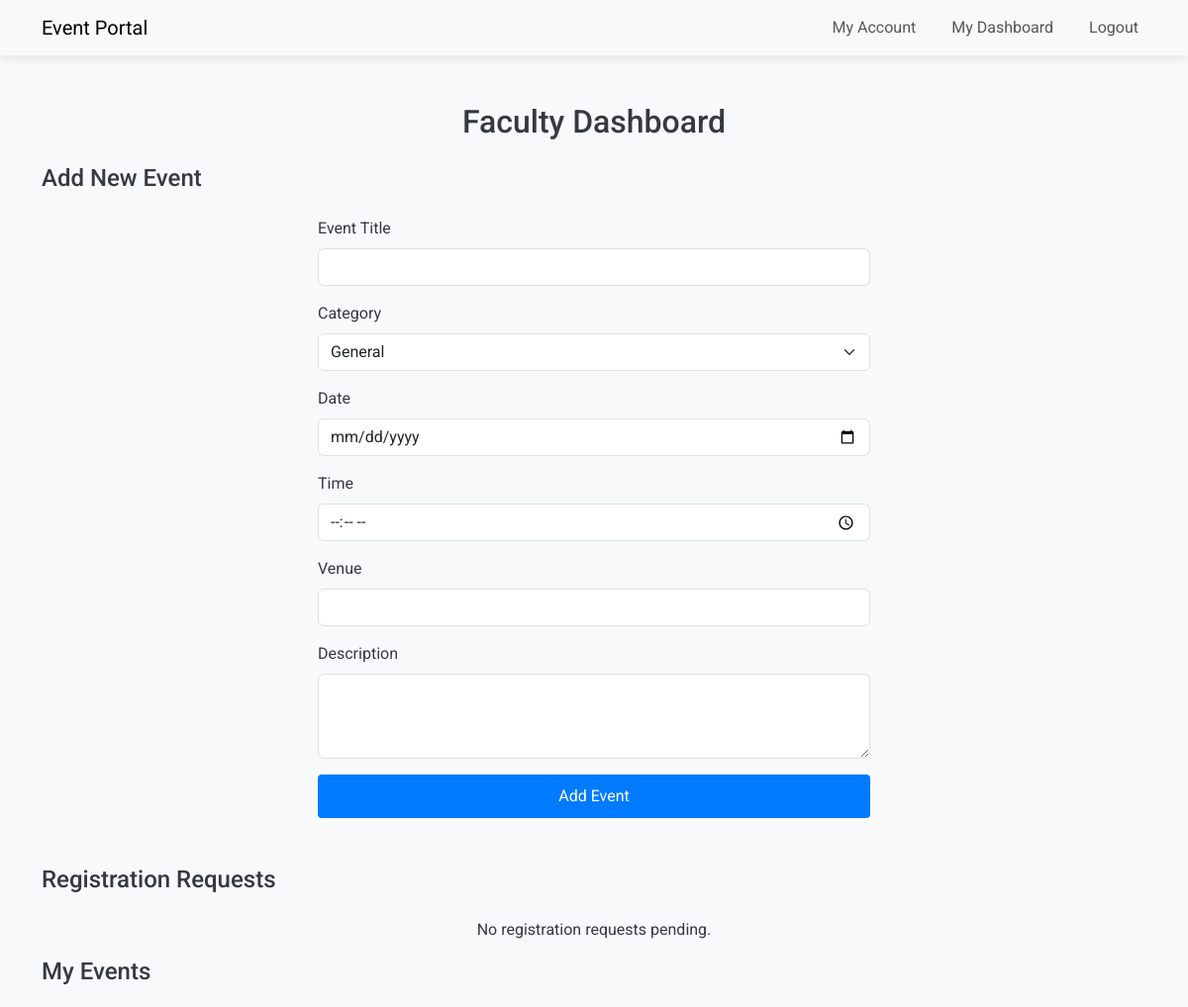
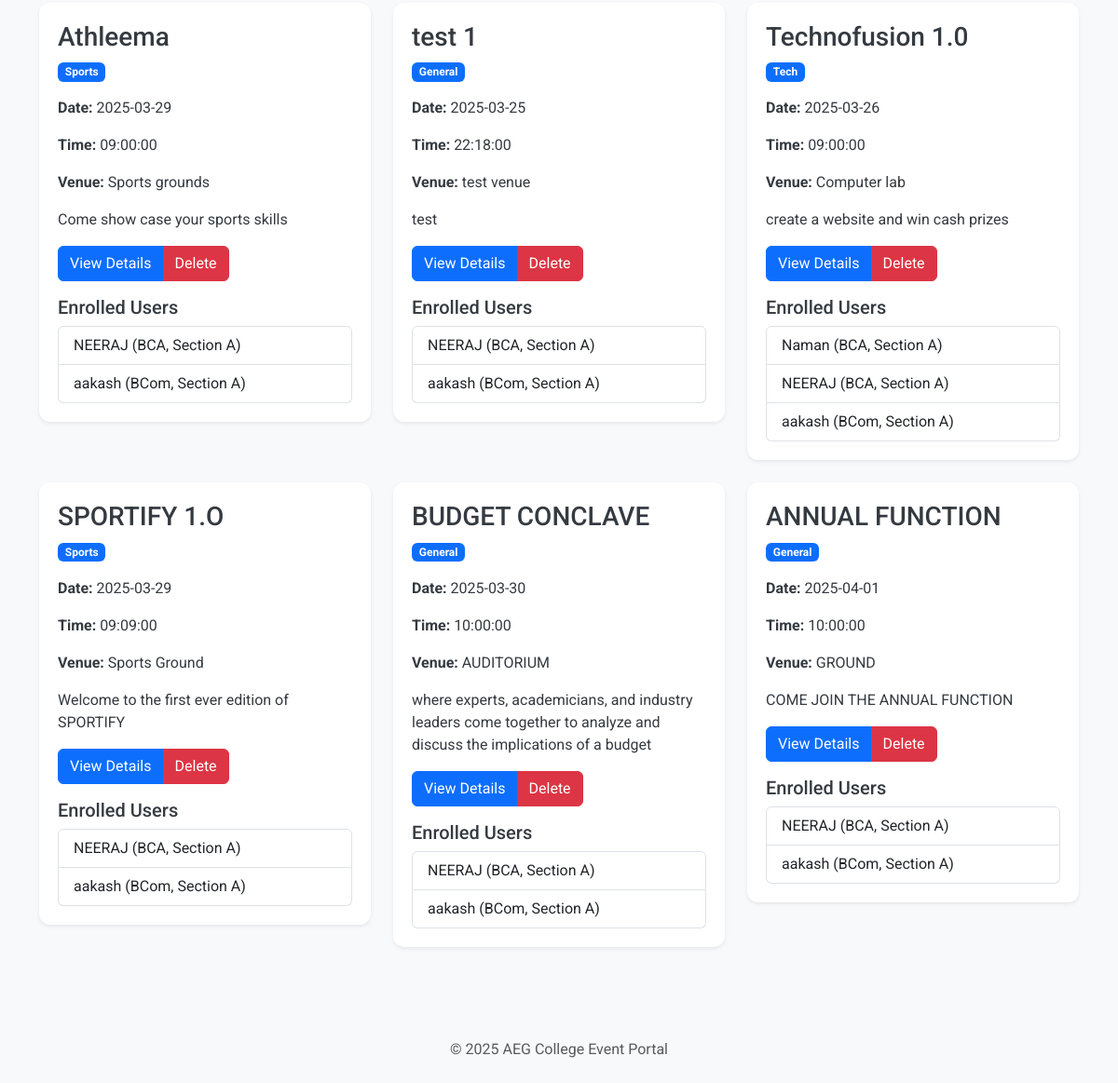
The page /faculty_dashboard.php (signed in) on the database its author committed (2 pictures, top to bottom).
### tables this page shows
CREATE TABLE `events` (
  `id` int(11) NOT NULL,
  `title` varchar(255) NOT NULL,
  `category` varchar(50) DEFAULT NULL,
  `date` date NOT NULL,
  `time` time NOT NULL,
  `venue` varchar(255) NOT NULL,
  `description` text DEFAULT NULL,
  `image` varchar(255) DEFAULT NULL,
  `created_by` int(11) DEFAULT NULL
);

CREATE TABLE `users` (
  `id` int(11) NOT NULL,
  `name` varchar(255) NOT NULL,
  `email` varchar(255) NOT NULL,
  `password` varchar(255) NOT NULL,
  `role` enum('Admin','Student','Faculty') NOT NULL,
  `college` varchar(50) DEFAULT NULL,
  `course` varchar(50) DEFAULT NULL,
  `year` int(11) DEFAULT NULL,
  `section` varchar(10) DEFAULT NULL,
  `created_at` timestamp NOT NULL DEFAULT current_timestamp()
);

### faculty_dashboard.php (the view, shortened to what this page needs)
<?php
include 'db.php';
$stmt = $conn->prepare("SELECT * FROM events WHERE created_by = ?");
$stmt->bind_param("i", $_SESSION['user_id']);
$stmt->execute();
$result = $stmt->get_result();
$events = $result->fetch_all(MYSQLI_ASSOC);
$enrolled_users = [];
foreach ($events as $event) {
    $stmt = $conn->prepare("
        SELECT u.id, u.name, u.course, u.section
        FROM users u
        JOIN registrations r ON u.id = r.user_id
        WHERE r.event_id = ? AND r.status = 'Approved'
    ");
    $stmt->bind_param("i", $event['id']);
    $stmt->execute();
    $result = $stmt->get_result();
    $enrolled_users[$event['id']] = $result->fetch_all(MYSQLI_ASSOC);
}
?>
<!DOCTYPE html>
<html lang="en">
<head>
    <link href="https://cdn.jsdelivr.net/npm/bootstrap@5.3.3/dist/css/bootstrap.min.css" rel="stylesheet">
    <link rel="stylesheet" href="./css/styles.css">
</head>
<body>
    <nav class="navbar navbar-expand-lg navbar-light bg-light sticky-top">
        <div class="container">
            <a class="navbar-brand" href="index.php">Event Portal</a>
            <div class="collapse navbar-collapse" id="navbarNav">
                <ul class="navbar-nav ms-auto">
                    <li class="nav-item"><a class="nav-link" href="my_account.php">My Account</a></li>
                    <li class="nav-item"><a class="nav-link" href="dashboard.php">My Dashboard</a></li>
                    <li class="nav-item"><a class="nav-link" href="logout.php">Logout</a></li>
                </ul>
            </div>
        </div>
    </nav>
    <main class="container my-5">
        <h2 class="text-center mb-4">Faculty Dashboard</h2>
        <h4 class="mb-4">Add New Event</h4>
        <form method="POST" class="col-md-6 mx-auto mb-5">
            <div class="mb-3">
                <label for="title" class="form-label">Event Title</label>
                <input type="text" class="form-control" id="title" name="title" required>
            </div>
            <div class="mb-3">
                <label for="category" class="form-label">Category</label>
                <select class="form-select" id="category" name="category">
                    <option value="">General</option>
                </select>
            </div>
            <div class="mb-3">
                <label for="date" class="form-label">Date</label>
                <input type="date" class="form-control" id="date" name="date" required>
            </div>
            <div class="mb-3">
                <label for="time" class="form-label">Time</label>
                <input type="time" class="form-control" id="time" name="time" required>
            </div>
            <div class="mb-3">
                <label for="venue" class="form-label">Venue</label>
                <input type="text" class="form-control" id="venue" name="venue" required>
            </div>
            <div class="mb-3">
                <label for="description" class="form-label">Description</label>
                <textarea class="form-control" id="description" name="description" rows="3" required></textarea>
            </div>
            <button type="submit" class="btn btn-primary">Add Event</button>
        </form>
        <h4 class="mb-4">Registration Requests</h4>
        <?php $has_requests = false; ?>
        <?php if (!$has_requests): ?>
            <p class="text-center">No registration requests pending.</p>
        <?php endif; ?>
        <h4 class="mb-4">My Events</h4>
        <?php if (empty($events)): ?>
            <p class="text-center">No events created.</p>
        <?php else: ?>
            <div class="row">
                <?php foreach ($events as $event): ?>
                    <div class="col-md-4 mb-4">
                        <div class="event-card shadow-sm">
                            <div class="card-body">
                                <h3><?php echo htmlspecialchars($event['title']); ?></h3>
                                <p><span class="badge bg-primary"><?php echo htmlspecialchars($event['category'] ?: 'General'); ?></span></p>
                                <p><strong>Date:</strong> <?php echo htmlspecialchars($event['date']); ?></p>
                                <p><strong>Time:</strong> <?php echo htmlspecialchars($event['time']); ?></p>
                                <p><strong>Venue:</strong> <?php echo htmlspecialchars($event['venue']); ?></p>
                                <p><?php echo htmlspecialchars($event['description']); ?></p>
                                <div class="btn-group">
                                    <a href="event.php?id=<?php echo $event['id']; ?>" class="btn btn-primary">View Details</a>
                                    <a href="faculty_dashboard.php?delete=<?php echo $event['id']; ?>" class="btn btn-danger" onclick="return confirm('Are you sure you want to delete this event?')">Delete</a>
                                </div>
                                <h5 class="mt-3">Enrolled Users</h5>
                                <?php if (empty($enrolled_users[$event['id']])): ?>
                                    <p>No users enrolled.</p>
                                <?php else: ?>
                                    <ul class="list-group">
                                        <?php foreach ($enrolled_users[$event['id']] as $user): ?>
                                            <li class="list-group-item">
                                                <?php echo htmlspecialchars($user['name']); ?> (<?php echo htmlspecialchars($user['course']); ?>, Section <?php echo htmlspecialchars($user['section']); ?>)
                                            </li>
                                        <?php endforeach; ?>
                                    </ul>
                                <?php endif; ?>
                            </div>
                        </div>
                    </div>
                <?php endforeach; ?>
            </div>
        <?php endif; ?>
    </main>
    <footer class="footer py-4 bg-light text-center">
        <span class="text-muted">© 2025 AEG College Event Portal</span>
    </footer>
</body>
</html>

### css/styles.css (style rules this page uses)
body { font-family: 'Roboto', 'Arial', sans-serif; background: #f8f9fa; color: #343a40; margin: 0; padding: 0; }
button[type="submit"] { background-color: #007bff; color: #fff; padding: 10px 20px; border: none; border-radius: 4px; cursor: pointer; font-size: 16px; }
nav { display: flex; justify-content: space-between; align-items: center; background: #000000; color: white; padding: 15px 50px; box-shadow: 0 2px 10px rgba(0, 0, 0, 0.1); }
nav ul { list-style: none; margin: 0; padding: 0; display: flex; }
nav ul li { margin-left: 20px; }
nav ul li a { text-decoration: none; color: white; font-size: 16px; transition: color 0.3s; }
.event-card { background: white; padding: 20px; border-radius: 12px; box-shadow: 0 4px 10px rgba(0, 0, 0, 0.2); }
button { width: 100%; padding: 12px; background: #343a40; color: white; font-size: 18px; border: none; border-radius: 5px; cursor: pointer; transition: 0.3s; }
footer { text-align: center; padding: 15px; background: #000000; color: white; margin-top: 50px; }

### rows shown on the page
events: title "Athleema", category "Sports", date "2025-03-29", time "09:00:00", venue "Sports grounds", description "Come show case your sports skills"
users: name "NEERAJ", course "BCA", section "A"
users: name "aakash", course "BCom", section "A"
events: title "test 1", category "General", date "2025-03-25", time "22:18:00", venue "test venue", description "test"
events: title "Technofusion 1.0", category "Tech", date "2025-03-26", time "09:00:00", venue "Computer lab", description "create a website and win cash prizes"
users: name "Naman", course "BCA", section "A"
events: title "SPORTIFY 1.O", category "Sports", date "2025-03-29", time "09:09:00", venue "Sports Ground", description "Welcome to the first ever edition of SPORTIFY"
events: title "BUDGET CONCLAVE", category "General", date "2025-03-30", time "10:00:00", venue "AUDITORIUM", description "where experts, academicians, and industry leaders come together to analyze and discuss the implications of a budget"
events: title "ANNUAL FUNCTION", category "General", date "2025-04-01", time "10:00:00", venue "GROUND", description "COME JOIN THE ANNUAL FUNCTION"
